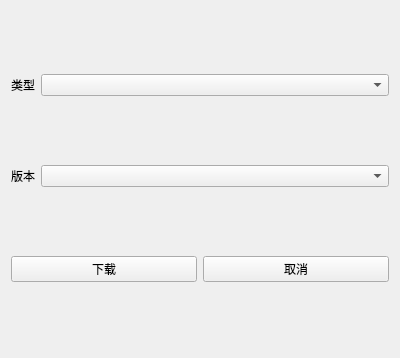
<?xml version="1.0" encoding="UTF-8"?>
<ui version="4.0">
 <class>DownloadWidget</class>
 <widget class="QWidget" name="DownloadWidget">
  <property name="geometry">
   <rect>
    <x>0</x>
    <y>0</y>
    <width>400</width>
    <height>358</height>
   </rect>
  </property>
  <property name="windowTitle">
   <string>Form</string>
  </property>
  <layout class="QGridLayout" name="gridLayout">
   <item row="0" column="0">
    <widget class="QLabel" name="label">
     <property name="sizePolicy">
      <sizepolicy hsizetype="Fixed" vsizetype="Preferred">
       <horstretch>0</horstretch>
       <verstretch>0</verstretch>
      </sizepolicy>
     </property>
     <property name="text">
      <string>类型</string>
     </property>
    </widget>
   </item>
   <item row="0" column="1">
    <widget class="QComboBox" name="cbox_type"/>
   </item>
   <item row="1" column="0">
    <widget class="QLabel" name="label_3">
     <property name="sizePolicy">
      <sizepolicy hsizetype="Fixed" vsizetype="Preferred">
       <horstretch>0</horstretch>
       <verstretch>0</verstretch>
      </sizepolicy>
     </property>
     <property name="text">
      <string>版本</string>
     </property>
    </widget>
   </item>
   <item row="1" column="1">
    <widget class="QComboBox" name="cbox_version"/>
   </item>
   <item row="2" column="0" colspan="2">
    <layout class="QHBoxLayout" name="horizontalLayout">
     <item>
      <widget class="QPushButton" name="btn_ok">
       <property name="text">
        <string>下载</string>
       </property>
      </widget>
     </item>
     <item>
      <widget class="QPushButton" name="btn_cancel">
       <property name="text">
        <string>取消</string>
       </property>
      </widget>
     </item>
    </layout>
   </item>
  </layout>
 </widget>
 <resources/>
 <connections/>
</ui>
